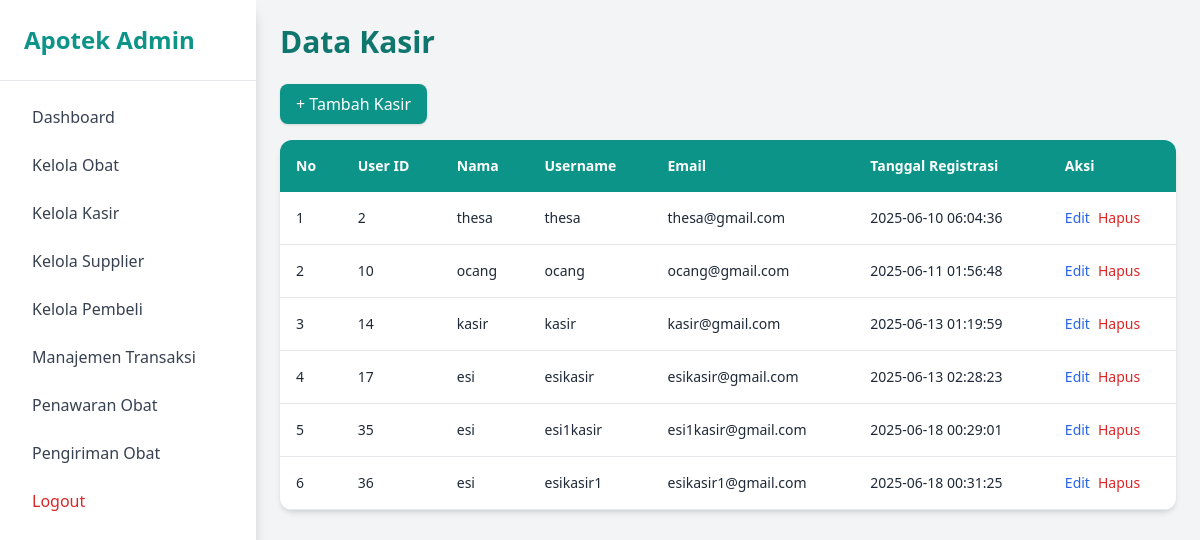
Page /admin/kasir.php (signed in) on the committed database.
### tables this page shows
CREATE TABLE `kasir_222233` (
  `kasir_id_222233` int(11) NOT NULL,
  `user_id_222233` int(11) NOT NULL
);

CREATE TABLE `users_222233` (
  `user_id_222233` int(11) NOT NULL,
  `nama_222233` varchar(255) NOT NULL,
  `username_222233` varchar(100) NOT NULL,
  `email_222233` varchar(100) NOT NULL,
  `password_222233` varchar(255) NOT NULL,
  `role_222233` enum('admin','kasir','pembeli','supplier') NOT NULL,
  `created_at_222233` timestamp NOT NULL DEFAULT current_timestamp()
);

### admin/kasir.php (the view, shortened to what this page needs)
<?php
include '../koneksi.php';
include 'sidebar.php';
$kasir_data = [];
$sql = "SELECT k.*, u.nama_222233, u.username_222233, u.email_222233, u.created_at_222233
        FROM kasir_222233 k
        JOIN users_222233 u ON k.user_id_222233 = u.user_id_222233";
$result = $conn->query($sql);
while ($row = $result->fetch_assoc()) {
    $kasir_data[] = $row;
}
?>
<!DOCTYPE html>
<html lang="id">
<head>
    <script src="https://cdn.tailwindcss.com"></script>
</head>
<body class="bg-gray-100 font-sans min-h-screen">
<?php include 'sidebar.php'; ?>
<div class="ml-64 p-6">
    <h1 class="text-3xl font-bold text-teal-700 mb-6">Data Kasir</h1>
    <div class="mb-4">
        <a href="tambah_kasir.php" class="inline-block bg-teal-600 hover:bg-teal-700 text-white px-4 py-2 rounded-lg shadow transition">
            + Tambah Kasir
        </a>
    </div>
    <div class="overflow-x-auto bg-white rounded-xl shadow-md">
       <table class="min-w-full text-sm text-left">
    <thead class="bg-teal-600 text-white">
        <tr>
            <th class="p-4">No</th>
            <th class="p-4">User ID</th>
            <th class="p-4">Nama</th>
            <th class="p-4">Username</th>
            <th class="p-4">Email</th>
            <th class="p-4">Tanggal Registrasi</th>
            <th class="p-4">Aksi</th>
        </tr>
    </thead>
    <tbody class="text-gray-800">
        <?php if (empty($kasir_data)): ?>
            <tr>
                <td colspan="7" class="text-center py-6 text-gray-500">Belum ada data kasir.</td>
            </tr>
        <?php else: ?>
            <?php $no = 1; foreach ($kasir_data as $kasir): ?>
                <tr class="border-b hover:bg-gray-50 transition">
                    <td class="p-4"><?= $no++ ?></td>
                    <td class="p-4"><?= htmlspecialchars($kasir['user_id_222233']) ?></td>
                    <td class="p-4"><?= htmlspecialchars($kasir['nama_222233']) ?></td>
                    <td class="p-4"><?= htmlspecialchars($kasir['username_222233']) ?></td>
                    <td class="p-4"><?= htmlspecialchars($kasir['email_222233']) ?></td>
                    <td class="p-4"><?= htmlspecialchars($kasir['created_at_222233']) ?></td>
                    <td class="p-4 flex gap-2">
                        <a href="edit_kasir.php?id=<?= $kasir['kasir_id_222233'] ?>" class="text-blue-600 hover:underline">Edit</a>
                        <a href="#"
                           class="text-red-600 hover:underline"
                           onclick="openModal('hapus_kasir.php?id=<?= $kasir['kasir_id_222233'] ?>'); return false;">
                           Hapus
                        </a>
                    </td>
                </tr>
            <?php endforeach; ?>
        <?php endif; ?>
    </tbody>
</table>
    </div>
</div>
</body>
</html>

### admin/sidebar.php
<div class="w-64 h-screen bg-white shadow-lg fixed top-0 left-0 z-40">
    <div class="p-6 border-b">
        <h2 class="text-2xl font-bold text-teal-600">Apotek Admin</h2>
    </div>
    <nav class="mt-4 px-4 space-y-2">
        <a href="dashboard.php" class="block px-4 py-2 rounded-lg hover:bg-teal-100 text-gray-700 font-medium">Dashboard</a>
        <a href="obat.php" class="block px-4 py-2 rounded-lg hover:bg-teal-100 text-gray-700 font-medium">Kelola Obat</a>
        <a href="kasir.php" class="block px-4 py-2 rounded-lg hover:bg-teal-100 text-gray-700 font-medium">Kelola Kasir</a>
        <a href="supplier.php" class="block px-4 py-2 rounded-lg hover:bg-teal-100 text-gray-700 font-medium">Kelola Supplier</a>
        <a href="pembeli.php" class="block px-4 py-2 rounded-lg hover:bg-teal-100 text-gray-700 font-medium">Kelola Pembeli</a>
        <a href="manajemen_transaksi.php" class="block px-4 py-2 rounded-lg hover:bg-teal-100 text-gray-700 font-medium">Manajemen Transaksi</a>
        <a href="penawaran.php" class="block px-4 py-2 rounded-lg hover:bg-teal-100 text-gray-700 font-medium">Penawaran Obat</a>
        <a href="pengiriman.php" class="block px-4 py-2 rounded-lg hover:bg-teal-100 text-gray-700 font-medium">Pengiriman Obat</a>
        <a href="../logout.php" class="block px-4 py-2 rounded-lg hover:bg-red-100 text-red-600 font-medium">Logout</a>
    </nav>
</div>

### rows in the picture
kasir_222233: user_id_222233 "2", user_id_222233.nama_222233 "thesa", user_id_222233.username_222233 "thesa", user_id_222233.email_222233 "thesa@gmail.com", user_id_222233.created_at_222233 "2025-06-10 06:04:36"
kasir_222233: user_id_222233 "10", user_id_222233.nama_222233 "ocang", user_id_222233.username_222233 "ocang", user_id_222233.email_222233 "ocang@gmail.com", user_id_222233.created_at_222233 "2025-06-11 01:56:48"
kasir_222233: user_id_222233 "14", user_id_222233.nama_222233 "kasir", user_id_222233.username_222233 "kasir", user_id_222233.email_222233 "kasir@gmail.com", user_id_222233.created_at_222233 "2025-06-13 01:19:59"
kasir_222233: user_id_222233 "17", user_id_222233.nama_222233 "esi", user_id_222233.username_222233 "esikasir", user_id_222233.email_222233 "esikasir@gmail.com", user_id_222233.created_at_222233 "2025-06-13 02:28:23"
kasir_222233: user_id_222233 "35", user_id_222233.nama_222233 "esi", user_id_222233.username_222233 "esi1kasir", user_id_222233.email_222233 "esi1kasir@gmail.com", user_id_222233.created_at_222233 "2025-06-18 00:29:01"
kasir_222233: user_id_222233 "36", user_id_222233.nama_222233 "esi", user_id_222233.username_222233 "esikasir1", user_id_222233.email_222233 "esikasir1@gmail.com", user_id_222233.created_at_222233 "2025-06-18 00:31:25"
